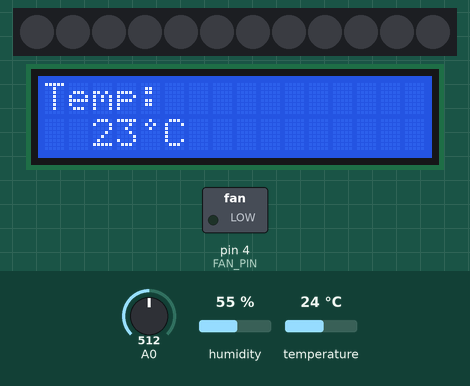
Bench run of a sketch on a simulated Arduino Uno, built with avr-gcc and run on an emulated ATmega328P. Parts: 12 RGB LEDs in strip order, left to right, 16×2 character LCD, switched loads named in the sketch (green lamp = pin HIGH). Inputs (shaded band) come from the test bench; at power-on: A0 = 512, temperature 24 °C, humidity 55 %. Dim RGB values are drawn brighter than linear; what the sketch prints to the serial monitor is not drawn.

Above: at 1.2 s.
1.3 s: A0 set to 816
5.8 s: A0 set to 835
At 6.3 s:
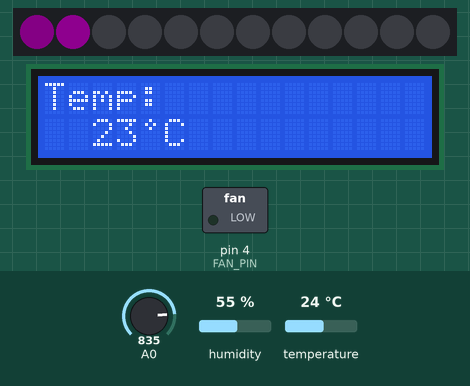
7.8 s: temperature set to 24.6 °C
At 11.9 s:
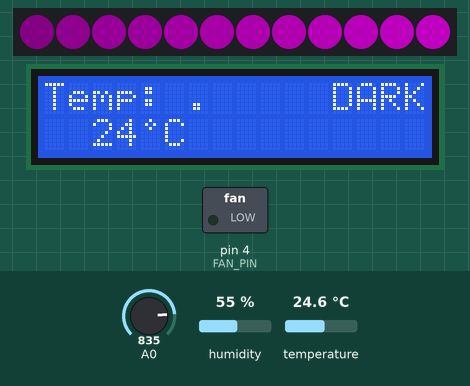
12.0 s: temperature set to 25.4 °C
At 13.9 s:
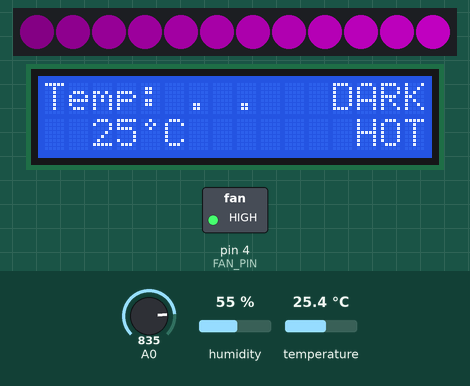
14.0 s: A0 set to 716
At 15.7 s:
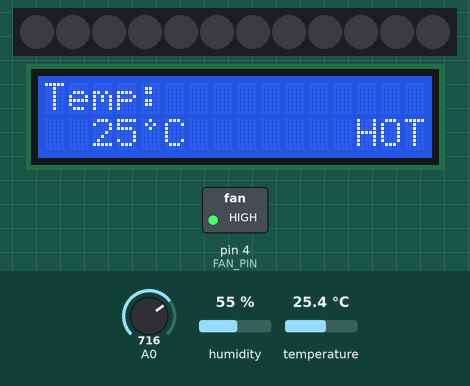
15.8 s: A0 set to 900
At 18.3 s:
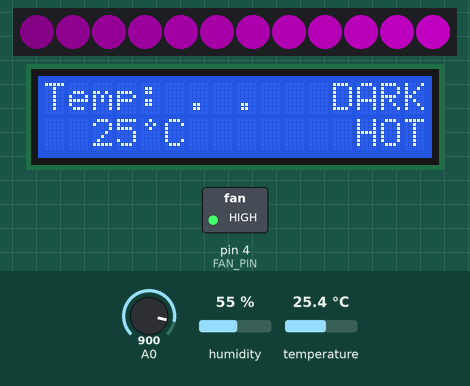
Timing chart, 0 to 18.7 s (numbered marks = the images above; inputs shaded):
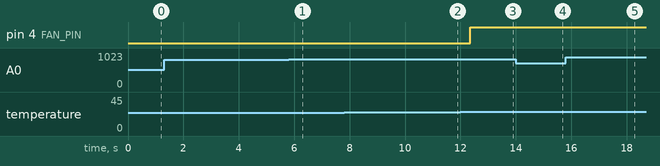

The sketch:

hat.ino
```cpp
// Multi-Purpose Wizard Helm: It lights up in the dark, cools you down in the heat, protects your head, and displays the temperature
// Read the attached PDF file for additional code explanation

#include <Adafruit_NeoPixel.h>
#include "DHT.h"
#include <LiquidCrystal.h> // v1.07

// LED PINS
#define LED_PIN 2
#define LED_COUNT 12
// DHT PINS
#define DHT_PIN 3
#define DHT_TYPE DHT22
// FAN PINS
#define FAN_PIN 4
// LCD SCREEN PINS
#define LCD_RS 12 // register pin
#define LCD_EN 11 // enable pin, enables writing to registers
#define LCD_D4 7  // data pins
#define LCD_D5 8
#define LCD_D6 9
#define LCD_D7 10

#define DEBUG_MODE true
#define LIGHT_THRESHOLD 200

Adafruit_NeoPixel strip(LED_COUNT, LED_PIN, NEO_GRB + NEO_KHZ800); // LED
DHT dht(DHT_PIN, DHT_TYPE);                                        // humidity+temperature sensor
LiquidCrystal lcd(LCD_RS, LCD_EN, LCD_D4, LCD_D5, LCD_D6, LCD_D7); // screen display

double lightVal;
float humidity;
float temperature;
int gradient_mode = 0;
bool fanOn = false; // checks if fan is currently powered
double aT = 0.0;

double interval = 3000; // time between each check of temperature/humidity sensor
unsigned long currTime = 0.0;
unsigned long prevTime = -interval;
bool doUpdate = false; // used to update fan checks

double printInterval = 1000;
unsigned long currPrintTime = 0.0;
unsigned long prevPrintTime = -printInterval;
int updateCounter = 0;

// we use this custom character when printing temperature
byte degreeSymbol[] = {
    B00100,
    B01010,
    B00100,
    B00000,
    B00000,
    B00000,
    B00000,
    B00000};

void setup()
{
  Serial.begin(9600);
  pinMode(A0, INPUT);
  pinMode(FAN_PIN, OUTPUT);

  strip.begin();
  strip.show();
  strip.setBrightness(150);

  dht.begin();

  lcd.createChar(0, degreeSymbol);
  lcd.begin(16, 2); // number of columns and rows in the LCD
}

void loop()
{
  // update light sensor reading
  lightVal = 1023 - analogRead(A0);

  currTime = millis();
  currPrintTime = currTime;

  if (currTime - prevTime >= interval)
  {
    // update humidity + temperature readings (in Celsius)
    double tempH = dht.readHumidity();
    double tempT = dht.readTemperature();
    if (!isnan(tempH) && !isnan(tempT))
    { // update only if successfully read temperature / humidity
      humidity = tempH;
      temperature = tempT;
      prevTime = currTime;
      doUpdate = true;
      aT = 1.1 * temperature + 0.0261 * humidity - 3.944; // apparent (perceived) temperature. simple formula taken from online
    }
  }

  logData();

  if (doUpdate)
  {
    if (aT > 25 && !fanOn)
    {
      analogWrite(FAN_PIN, 255);
      fanOn = true;
    }
    else if (aT <= 25 && fanOn)
    {
      analogWrite(FAN_PIN, 0);
      fanOn = false;
    }
    doUpdate = false;
  }

  if (lightVal < LIGHT_THRESHOLD)
  {
    switch (gradient_mode)
    {
    case 0:
      colorGradient(12, 0, 12, 50);
      break;
    case 1:
      colorGradient(0, 12, 12, 50);
      break;
    case 2:
      colorGradient(12, 0, 12, 50);
      break;
    }
    gradient_mode = (gradient_mode + 1) % 3;
  }
  else
  {
    colorWipe(strip.Color(0, 0, 0), 50);
    gradient_mode = 0;
  }
  screenPrint();
}

// sets each pixel color to a predefined strip.Color(R,G,B)
void colorWipe(uint32_t color, int wait)
{
  for (int i = 0; i < strip.numPixels(); i++)
  {
    strip.setPixelColor(i, color);
    strip.show();
    delay(wait);
  }
}

// increments each pixel color by pre-defined (R,G,B) per pixel
void colorGradient(int R, int G, int B, int wait)
{
  for (int i = 0; i < strip.numPixels(); i++)
  {
    strip.setPixelColor(i, strip.Color(R * (i + 1), G * (i + 1), B * (i + 1)));
    strip.show();
    delay(wait);
  }
}

// prints to the LCD screen attached to the helmet
// displays current temperature, small "update" animation (adds up to 3 periods modularically)
// and prints HOT or DARK if fans/lights are on respectively
void screenPrint()
{
  if (currPrintTime - prevPrintTime >= printInterval)
  {
    prevPrintTime = currPrintTime;
    lcd.clear();
    // FIRST ROW
    lcd.print("Temp: "); // cols 0-5
    for (int i = 0; i < updateCounter; i++)
    {
      lcd.print(". "); // cols 6-7, 8-9, 10-11
    }

    lcd.setCursor(12, 0);
    if (lightVal < LIGHT_THRESHOLD) // cols 12-15
    {
      lcd.print("DARK");
    }

    // SECOND ROW:
    // print temperature (XX format)
    lcd.setCursor(2, 1); // cols 0-4
    lcd.print(int(aT));
    lcd.write(byte(0));
    lcd.print("C");

    lcd.setCursor(13, 1);
    if (fanOn) // cols 13-15
    {
      lcd.print("HOT");
    }

    updateCounter = (updateCounter + 1) % 4;
  }
}

void logData()
{
  if (DEBUG_MODE)
  {
    Serial.print("L: ");
    Serial.print(lightVal);
    Serial.print("  H: ");
    Serial.print(humidity);
    Serial.print("  T: ");
    Serial.print(temperature);
    Serial.print("  aT: ");
    Serial.print(aT);
    Serial.print("  DelL:  ");
    Serial.print(currTime - prevTime);
    if (doUpdate)
    {
      Serial.print(" UL");
    }
    Serial.print(" DelP: ");
    Serial.print(currPrintTime - prevPrintTime);
    if (currPrintTime - prevPrintTime >= printInterval)
    {
      Serial.print(" UP");
    }
    Serial.println();
  }
}
```

Measured:
- the behaviour switches between 823 and 824 on A0 (found by bisection; images 0 and 1)
- the behaviour switches between 25 and 25.1 °C on temperature (found by bisection; images 2 and 3)
- after the input at 12.0 s, pin 4 (FAN_PIN): LOW → HIGH after 0.36 s; the display: first differs from a run without the input after 0.98 s (image 3 shows a later state)
- what the display in image 5 shows lasts 0.6 s, from 17.9 s to 18.5 s
